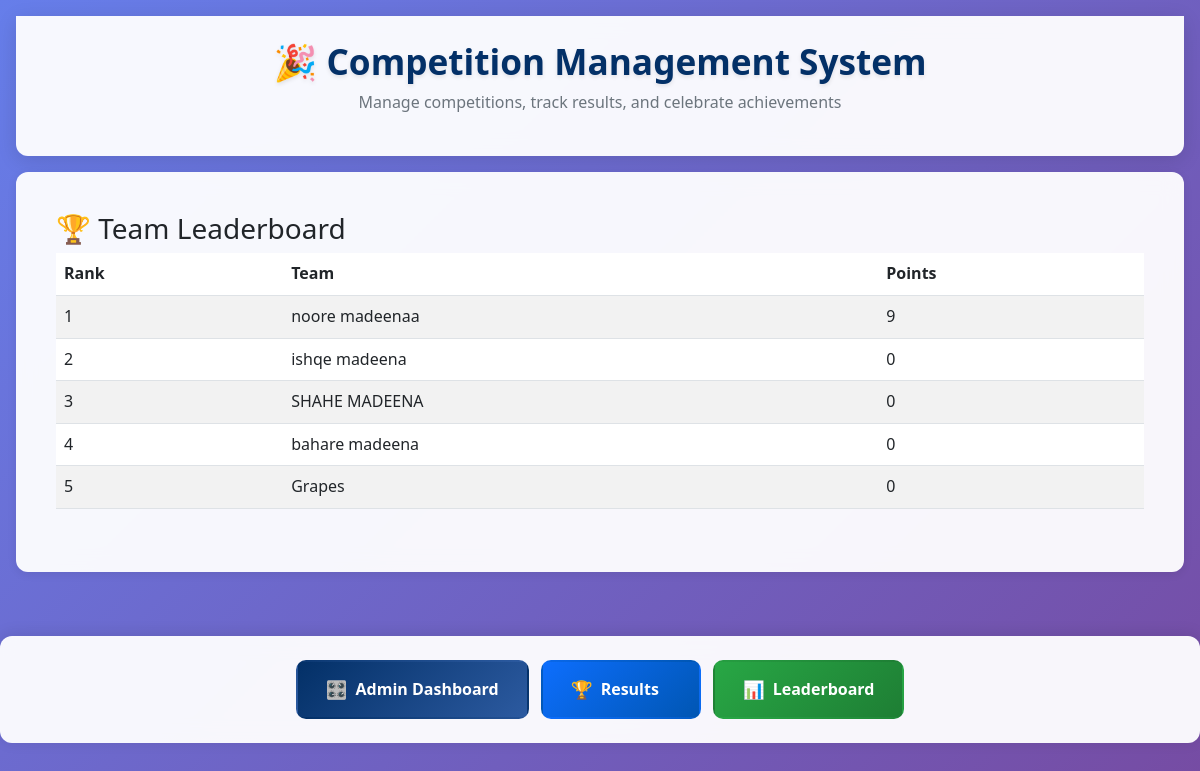
Page /leaderboard/ (signed in) on the earlier database version.
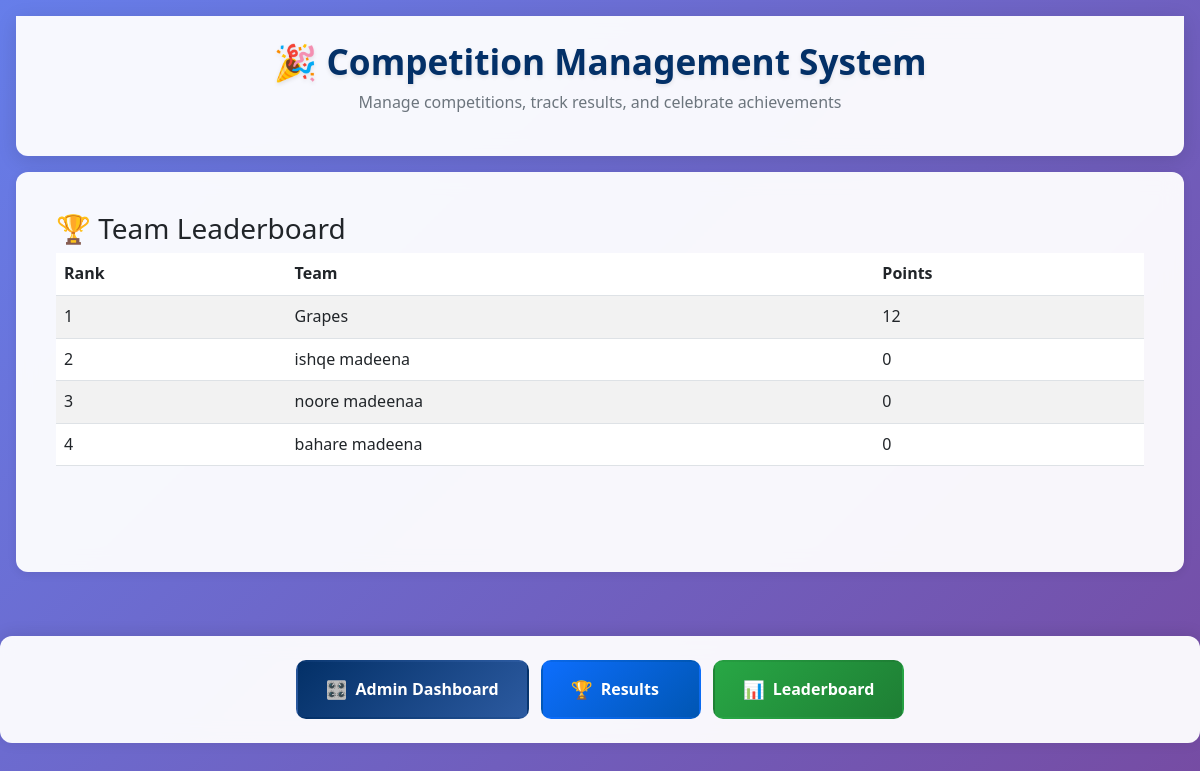
Same page on the later database version.
### core/models.py (models this page shows, shortened)
class TeamPoints(models.Model):
    team = models.ForeignKey(Team, on_delete=models.CASCADE)
    points = models.IntegerField(default=0)

class Team(models.Model):
    user = models.OneToOneField(User, on_delete=models.CASCADE)
    name = models.CharField(max_length=100)
    total_points = models.IntegerField(default=0)

### core/views.py (the view)
# urls.py: path('leaderboard/', views.leaderboard, name='leaderboard'),
@login_required
def leaderboard(request):
    teams = TeamPoints.objects.select_related('team').order_by('-points')
    return render(request, 'leaderboard.html', {'teams': teams})

### templates/leaderboard.html
{% extends 'base.html' %}
{% block content %}
<h3>🏆 Team Leaderboard</h3>
<table class="table table-striped">
    <thead>
        <tr>
            <th>Rank</th>
            <th>Team</th>
            <th>Points</th>
        </tr>
    </thead>
    <tbody>
        {% for team in teams %}
        <tr>
            <td>{{ forloop.counter }}</td>
            <td>{{ team.team.name }}</td>
            <td>{{ team.points }}</td>
        </tr>
        {% endfor %}
    </tbody>
</table>
{% endblock %}

Differences in the rows shown:
removed TeamPoints: team.name "SHAHE MADEENA", points "0"
changed TeamPoints "Grapes": points "0" → "12"; moves up the list
shown differently, row unchanged: TeamPoints "ishqe madeena": moves down the list
changed TeamPoints "noore madeenaa": points "9" → "0"
